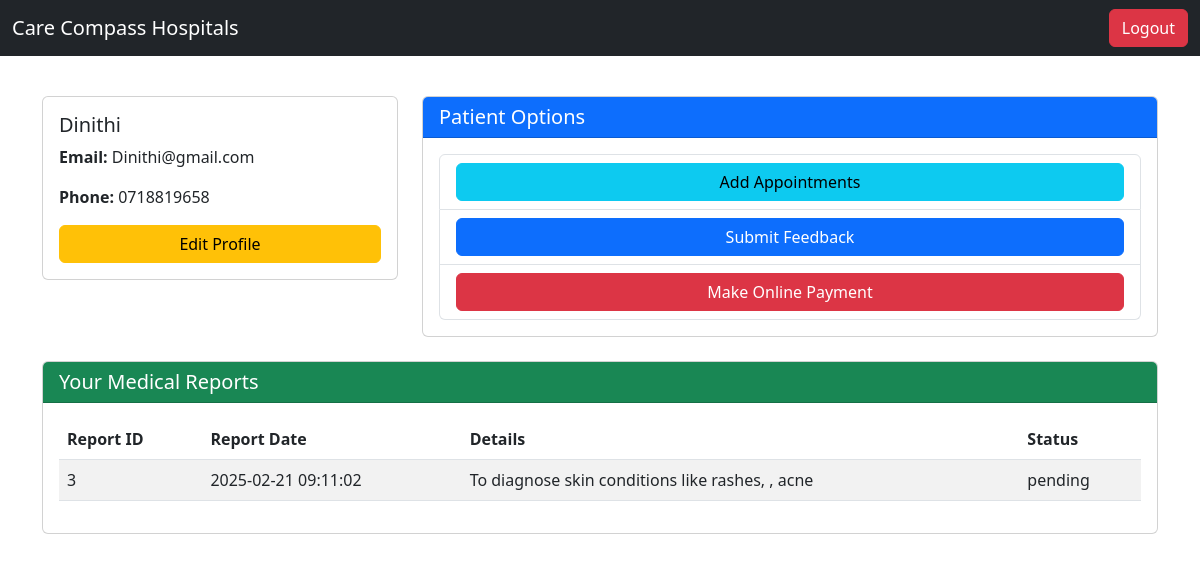
/patient_dashboard.php (signed in), run on the app's committed database.
### tables this page shows
CREATE TABLE `patient` (
  `patient_id` int(11) NOT NULL,
  `username` varchar(50) NOT NULL,
  `password` varchar(255) NOT NULL,
  `email` varchar(100) NOT NULL,
  `phone` varchar(15) DEFAULT NULL,
  `name` varchar(100) NOT NULL
);

CREATE TABLE `medical_reports` (
  `report_id` int(11) NOT NULL,
  `patient_id` int(11) NOT NULL,
  `report_date` datetime NOT NULL,
  `report_details` text DEFAULT NULL,
  `status` enum('pending','completed','in_progress') DEFAULT 'pending'
);

### patient_dashboard.php (the view, shortened to what this page needs)
<?php
include('db_config.php');
$patient_id = $_SESSION['patient_id'];
$sql = "SELECT * FROM patient WHERE patient_id = ?";
$stmt = $conn->prepare($sql);
$stmt->bind_param("i", $patient_id);
$stmt->execute();
$result = $stmt->get_result();
if ($result->num_rows > 0) {
    $row = $result->fetch_assoc();
} else {
    session_destroy();
    header("Location: login.php");
    exit();
}
$report_sql = "SELECT * FROM medical_reports WHERE patient_id = ?";
$report_stmt = $conn->prepare($report_sql);
$report_stmt->bind_param("i", $patient_id);
$report_stmt->execute();
$reports_result = $report_stmt->get_result();
?>
<!DOCTYPE html>
<html lang="en">
<head>
    <link href="https://cdn.jsdelivr.net/npm/bootstrap@5.3.0-alpha1/dist/css/bootstrap.min.css" rel="stylesheet">
</head>
<body>
    <nav class="navbar navbar-expand-lg navbar-dark bg-dark fixed-top">
        <div class="container-fluid">
            <a class="navbar-brand" href="#">Care Compass Hospitals</a>
            <div class="d-flex">
                <a href="Login.php" class="btn btn-danger">Logout</a>
            </div>
        </div>
    </nav>
    <div class="container mt-5 pt-5">
        <div class="row">
            <div class="col-md-4 mb-4">
                <div class="card">
                    <div class="card-body">
                        <h5 class="card-title"><?php echo htmlspecialchars($row['name']); ?></h5>
                        <p class="card-text"><strong>Email:</strong> <?php echo htmlspecialchars($row['email']); ?></p>
                        <p class="card-text"><strong>Phone:</strong> <?php echo htmlspecialchars($row['phone']); ?></p>
                        <button class="btn btn-warning w-100" data-bs-toggle="modal" data-bs-target="#editProfileModal">Edit Profile</button>
                    </div>
                </div>
            </div>
            <div class="col-md-8">
                <div class="card">
                    <div class="card-header bg-primary text-white">
                        <h5 class="card-title mb-0">Patient Options</h5>
                    </div>
                    <div class="card-body">
                        <ul class="list-group">
                            <li class="list-group-item"><a href="add_appointment.php" class="btn btn-info w-100">Add Appointments</a></li>
                            <li class="list-group-item"><a href="feedback.php" class="btn btn-primary w-100">Submit Feedback</a></li>
                            <li class="list-group-item"><a href="onlinePayment.php" class="btn btn-danger w-100">Make Online Payment</a></li>
                        </ul>
                    </div>
                </div>
            </div>
        </div>
        <div class="row mt-4">
            <div class="col-md-12">
                <div class="card">
                    <div class="card-header bg-success text-white">
                        <h5 class="card-title mb-0">Your Medical Reports</h5>
                    </div>
                    <div class="card-body">
                        <?php if ($reports_result->num_rows > 0): ?>
                            <table class="table table-striped">
                                <thead>
                                    <tr>
                                        <th>Report ID</th>
                                        <th>Report Date</th>
                                        <th>Details</th>
                                        <th>Status</th>
                                    </tr>
                                </thead>
                                <tbody>
                                    <?php while ($report = $reports_result->fetch_assoc()): ?>
                                        <tr>
                                            <td><?php echo htmlspecialchars($report['report_id']); ?></td>
                                            <td><?php echo htmlspecialchars($report['report_date']); ?></td>
                                            <td><?php echo htmlspecialchars($report['report_details']); ?></td>
                                            <td><?php echo htmlspecialchars($report['status']); ?></td>
                                        </tr>
                                    <?php endwhile; ?>
                                </tbody>
                            </table>
                        <?php else: ?>
                            <p>No medical reports found.</p>
                        <?php endif; ?>
                    </div>
                </div>
            </div>
        </div>
    </div>
</body>
</html>

### data on the page
patient: name "Dinithi", email "Dinithi@gmail.com", phone "0718819658"
medical_reports: report_id "3", report_date "2025-02-21 09:11:02", report_details "To diagnose skin conditions like rashes, , acne", status "pending"
